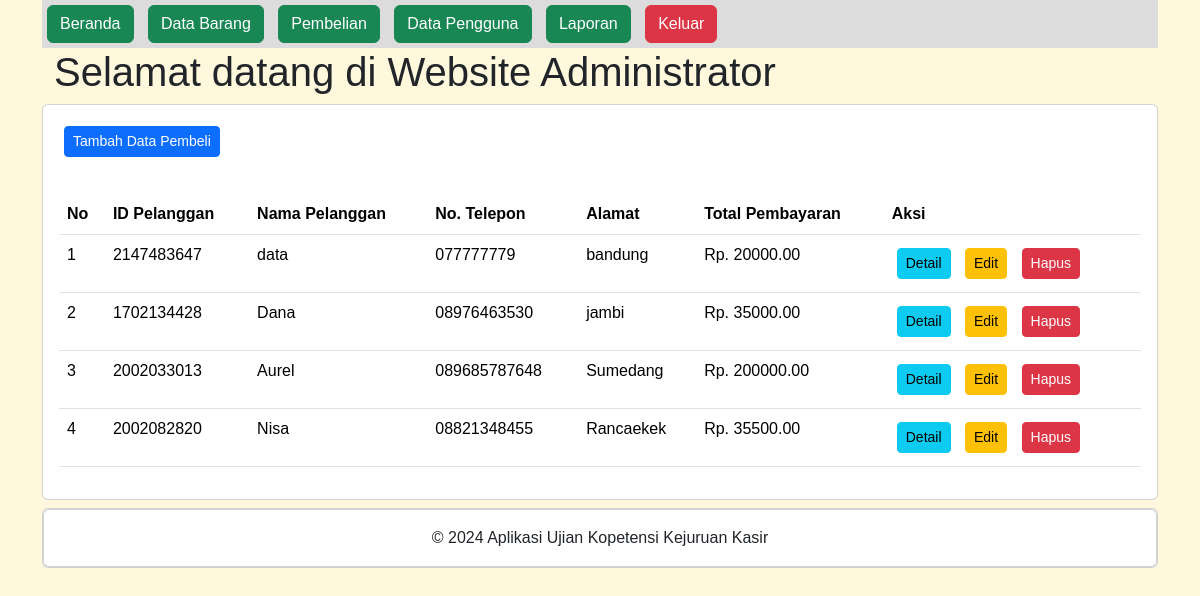
Page /administrator/pembelian.php (signed in) on the committed database.
### tables this page shows
CREATE TABLE `penjualan` (
  `PenjualanID` int(11) NOT NULL,
  `TanggalPenjualan` date NOT NULL,
  `TotalHarga` decimal(10,2) NOT NULL,
  `PelangganID` int(11) NOT NULL
);

CREATE TABLE `pelanggan` (
  `PelangganID` int(11) NOT NULL,
  `NamaPelanggan` varchar(255) NOT NULL,
  `Alamat` text NOT NULL,
  `NomorTelepon` varchar(15) NOT NULL
);

### administrator/pembelian.php (the view, shortened to what this page needs)
<?php
include "header.php";
include "navbar.php";
?>
<div class="card mt-2">
	<div class="card-body">
		<button type="button" class="btn btn-primary btn-sm" data-bs-toggle="modal" data-bs-target="#tambah-data">
			Tambah Data Pembeli
		</button>
	</div>
	<div class="card-body">
		<table class="table">
			<thead>
				<tr>
					<th>No</th>
					<th>ID Pelanggan</th>
					<th>Nama Pelanggan</th>
					<th>No. Telepon</th>
					<th>Alamat</th>
					<th>Total Pembayaran</th>
					<th>Aksi</th>
				</tr>
			</thead>
			<tbody>
				<?php
				include '../koneksi.php';
				$no = 1;
				$data = mysqli_query($koneksi,"SELECT * FROM pelanggan INNER JOIN penjualan ON pelanggan.PelangganID=penjualan.PelangganID");
				while($d = mysqli_fetch_array($data)){
					?>
					<tr>
						<td><?php echo $no++; ?></td>
						<td><?php echo $d['PelangganID']; ?></td>
						<td><?php echo $d['NamaPelanggan']; ?></td>
						<td><?php echo $d['NomorTelepon']; ?></td>
						<td><?php echo $d['Alamat']; ?></td>
						<td>Rp. <?php echo $d['TotalHarga']; ?></td>
						<td>
							<a class="btn btn-info btn-sm" href="detail_pembelian.php?PelangganID=<?php echo $d['PelangganID']; ?>">Detail</a>
							<button type="button" class="btn btn-warning btn-sm" data-bs-toggle="modal" data-bs-target="#edit-data<?php echo $d['PelangganID']; ?>">
								Edit
							</button>
							<button type="button" class="btn btn-danger btn-sm" data-bs-toggle="modal" data-bs-target="#hapus-data<?php echo $d['PelangganID']; ?>">
								Hapus
							</button>
						</td>
					</tr>
				<?php } ?>
			</tbody>
		</table>
	</div>
</div>
<?php
include "footer.php";
?>

### administrator/navbar.php (style rules this page uses)
body { margin: 0; font-family: Arial, sans-serif; background-color: #FFF8DC; }
.btn { margin: 5px; }

### rows in the picture
penjualan: PelangganID "2147483647", PelangganID.NamaPelanggan "data", PelangganID.NomorTelepon "077777779", PelangganID.Alamat "bandung", TotalHarga "20000.00"
penjualan: PelangganID "1702134428", PelangganID.NamaPelanggan "Dana", PelangganID.NomorTelepon "08976463530", PelangganID.Alamat "jambi", TotalHarga "35000.00"
penjualan: PelangganID "2002033013", PelangganID.NamaPelanggan "Aurel", PelangganID.NomorTelepon "089685787648", PelangganID.Alamat "Sumedang", TotalHarga "200000.00"
penjualan: PelangganID "2002082820", PelangganID.NamaPelanggan "Nisa", PelangganID.NomorTelepon "08821348455", PelangganID.Alamat "Rancaekek", TotalHarga "35500.00"
